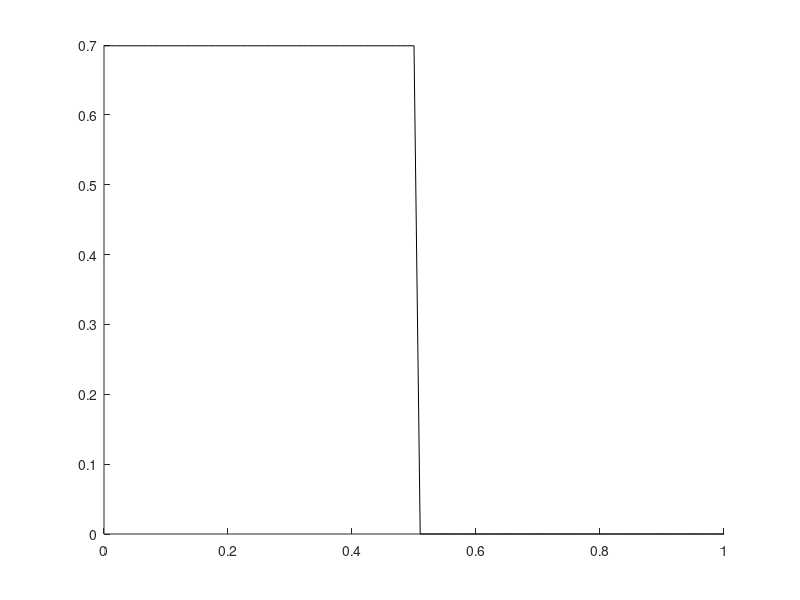

The MATLAB source for this figure: (Note: this script raises an error after producing the figure.)
%Godunov Scheme..............
clear all
clc
 
%Constants:
L = 1;
g = 1.4;
dx = 1/100;
dt = 1/500;
i = 1;
IM = L/dx;
 
%Lax Initial Conditions:
for x=0:dx:1
    if x<=0.5
        Qi(:,i) = [0.445; 0.311; 8.928];
        %Qi(:,i) = [1; 0; 1];
    elseif x>=0.5 
        Qi(:,i) = [0.5; 0; 1.4275];
        %Qi(:,i) = [0.125; 0; 0.1];
    end
    i = i+1;
end
Qold(:,:) = Qi(:,:);
Qnew(:,:) = Qold(:,:);
%Initial Flow Properties:
%Density.
for i = 1:IM+1
    rhoi(i,:) = Qi(1,i); 
end
%Velocity.
for i = 1:IM+1
    ui(i,:) = Qi(2,i) / rhoi(i,:);
end
%Total Energy.
for i = 1:IM+1
    eti(i,:) = Qi(3,i) / rhoi(i,:);
end
%Pressure, from the equation of state.
for i = 1:IM+1
    pi(i,:) = (g-1).*(rhoi(i,:) .* eti(i,:) - 0.5 .* rhoi(i,:).*ui(i,:).^2) ;
end
 
%Speed of Sound
for i = 1:IM+1
    a(i,:) = sqrt(g*pi(i,:)/rhoi(i,:));
end
 
%Intial E Matrix:
for i = 1:IM+1
    E(:,i) = [rhoi(i,:)*ui(i,:); rhoi(i,:)*(ui(i,:)^2) + pi(i,:);...
        eti(i,:)*rhoi(i,:)*ui(i,:) + pi(i,:)*ui(i,:)];
end
 
%Eigenvalues
    for i = 1:IM+1
        eigen(:,i) = [ui(i,:); ui(i,:) + a(i,:); ui(i,:) - a(i,:)]; 
    end
 
%Alpha
alpha = max(abs(eigen))'; 
 
k=1;
 
for t = 0:dt:0.16
%.......................................................................................
%Flux
for j = 1:3
    for i = 1:IM
        F(j,i) = (0.5)*(E(j,i) + E(j,i+1)) - (0.5)*(abs(alpha(i,:)))*(Qold(j,i+1) - Qnew(j,i));
    end
end
 
%Qnew
for j = 1:3
    for i = 2:IM
        Qn1(j,i) = Qold(j,i) - (dt/dx)*(F(j,i) - F(j,i-1));
    end
end
 
Qn1(:,1) = Qi(:,1);
Qn1(:,101) = Qi(:,101);
Qnew = Qn1;
Qold = Qnew;
 
%Density.
for i = 1:IM+1
    rho(i,:) = Qnew(1,i); 
end
%Velocity.
for i = 1:IM+1
    u(i,:) = Qnew(2,i) / rho(i,:);
end
%Total Energy.
for i = 1:IM+1
    et(i,:) = Qnew(3,i) / rho(i,:);
end
%Pressure, from the equation of state.
for i = 1:IM+1
    p(i,:) = (g-1).*(rho(i,:) .* et(i,:) - 0.5 .* rho(i,:).*u(i,:).^2) ;
end
 
%Speed of Sound
for i = 1:IM+1
    a(i,:) = sqrt(g*p(i,:)/rho(i,:));
end
 
%Intial E Matrix:
for i = 1:IM+1
    E(:,i) = [rho(i,:)*u(i,:); rho(i,:)*(u(i,:)^2) + p(i,:);...
        et(i,:)*rho(i,:)*u(i,:) + p(i,:)*u(i,:)];
end
 
%Eigenvalues
    for i = 1:IM+1
        eigen(:,i) = [u(i,:); u(i,:) + a(i,:); u(i,:) - a(i,:)]; 
    end
 
%Alpha
alpha = max(abs(eigen))'; 
%.................................................................................
um(:,k) = u(:,1);
rhom(:,k) = rho(:,1);
pm(:,k) = p(:,1);
etm(:,k) = et(:,1);
k = k+1;
end
 
figure(1)
plot(0:dx:1,ui,'k',0:dx:1,um(:,21),'k--sq',0:dx:1,um(:,41),'k--^',0:dx:1,um(:,81),'k--v')
xlabel('X-Domain')
ylabel('Velcoity')
title('Shock Tube Velocity Profile, CFL = 0.8')
 
figure(2)
plot(0:dx:1,rhoi,'k',0:dx:1,rhom(:,21),'k--sq',0:dx:1,rhom(:,41),'k--^',0:dx:1,rhom(:,81),'k--v')
xlabel('X-Domain')
ylabel('Density')
title('Shock Tube Density Profile, CFL = 0.8')
 
figure(3)
plot(0:dx:1,pi,'k',0:dx:1,pm(:,21),'k--sq',0:dx:1,pm(:,41),'k--^',0:dx:1,pm(:,81),'k--v')
xlabel('X-Domain')
ylabel('Pressure')
title('Shock Tube Pressure Profile, CFL = 0.8')
